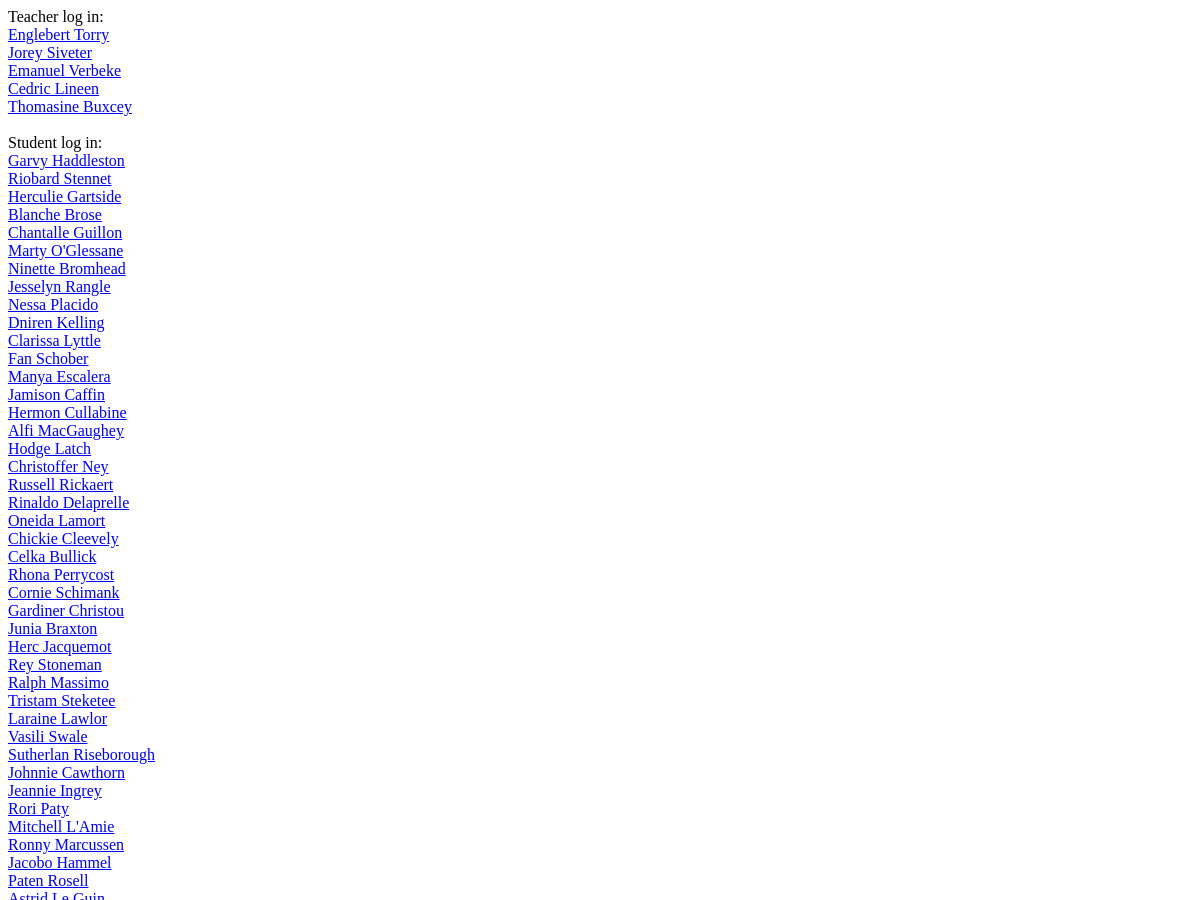
Before: / (upper part) with the older database file.
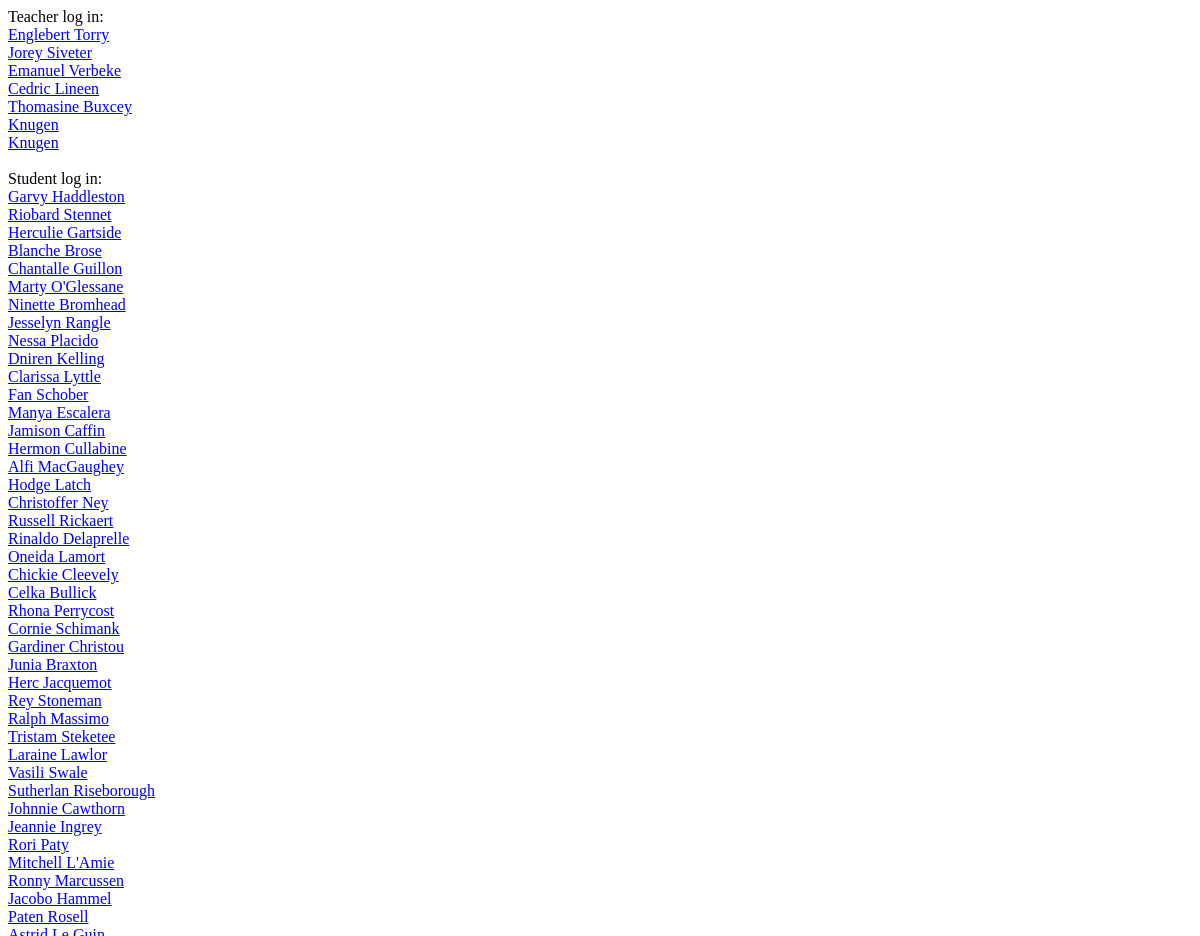
After: the same page with the newer database file.
### tables this page shows
CREATE TABLE `teachers`
(
    `id`   INTEGER PRIMARY KEY AUTOINCREMENT,
    `name` TEXT
--     `user_id` INTEGER,
--     FOREIGN KEY (user_id) REFERENCES users (id)
);

CREATE TABLE `students`
(
    `id`   INTEGER PRIMARY KEY AUTOINCREMENT,
    `name` TEXT
--     `user_id` INTEGER,
--     FOREIGN KEY (user_id) REFERENCES users (id)
);

### app.py (the view)
@app.route('/', methods=['GET'])
def home():
    teachers = models.get_teachers()
    students = models.get_all_students()
    return render_template('index.html', teachers=teachers, students=students)

### models.py (called while the page is built)
def get_all_students():
    con = sql.connect(path.join(ROOT, 'nodedata.db'))
    cur = con.cursor()
    cur.execute("""SELECT students.id, students.name FROM students""")
    students = cur.fetchall()
    con.close()
    return students

def get_teachers():
    con = sql.connect(path.join(ROOT, 'nodedata.db'))
    cur = con.cursor()
    cur.execute("SELECT * FROM teachers")
    teachers = cur.fetchall()
    con.close()
    return teachers

### templates/index.html (shortened to what this page needs)
<!DOCTYPE html>
<html lang="en">
<head>
</head>
<body>
Teacher log in:
{% for teacher in teachers %}
<div><a href="/teacher/{{ teacher[0] }}">{{ teacher[1] }}</a></div>
{% endfor %}
<br/>
Student log in:
{% for student in students %}
<div><a href="/student/{{ student[0] }}">{{ student[1] }}</a></div>
{% endfor %}
</body>
</html>

Changed rows visible on the page:
added teachers: name "Knugen"
added teachers: name "Knugen"
